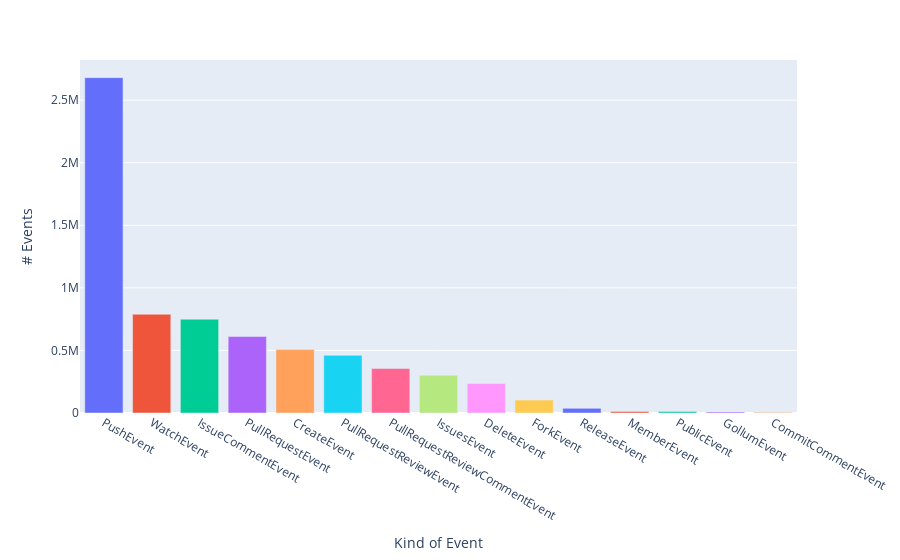

The cell this chart's notebook holds for it:
### Markdown cell above
### General Event Count Bar Chart
Let's generate a bar chart that visualizes the frequency of different event types using Plotly Express. The chart is created from a DataFrame containing event counts, with the event types represented on the x-axis and the number of occurrences on the y-axis.

- Data Source: The data used in this bar chart is derived from the `event_counts` DataFrame.
- Color Encoding: Each bar is colored based on the event type, allowing for easy differentiation between different types of events.
- Labels: The y-axis is labeled as # Events, representing the count of each event type, and the x-axis is labeled as Kind of Event to specify the types of events being counted.

### Code cell
fig_ec = px.bar(
    data_frame=event_counts.to_frame(),
    color=event_counts.to_frame().index,
    labels={
                     "value": "# Events",
                     "event_type": "Kind of Event"
                 },
)
fig_ec.update_layout(showlegend=False)
fig_ec.write_image("general_eventcount.png")
fig_ec

### Figure 1 — Plotly figure (JSON) as saved in the notebook; plotly's stock layout.template omitted (floating-point values rounded to 4 significant figures)
{"data": [{"alignmentgroup": "True", "hovertemplate": "Kind of Event=%{x}<br># Events=%{y}<extra></extra>", "legendgroup": "PushEvent", "marker": {"color": "#636efa", "pattern": {"shape": ""}}, "name": "PushEvent", "offsetgroup": "PushEvent", "orientation": "v", "showlegend": true, "textposition": "auto", "type": "bar", "x": ["PushEvent"], "xaxis": "x", "y": [2679758], "yaxis": "y"}, {"alignmentgroup": "True", "hovertemplate": "Kind of Event=%{x}<br># Events=%{y}<extra></extra>", "legendgroup": "WatchEvent", "marker": {"color": "#EF553B", "pattern": {"shape": ""}}, "name": "WatchEvent", "offsetgroup": "WatchEvent", "orientation": "v", "showlegend": true, "textposition": "auto", "type": "bar", "x": ["WatchEvent"], "xaxis": "x", "y": [789153], "yaxis": "y"}, {"alignmentgroup": "True", "hovertemplate": "Kind of Event=%{x}<br># Events=%{y}<extra></extra>", "legendgroup": "IssueCommentEvent", "marker": {"color": "#00cc96", "pattern": {"shape": ""}}, "name": "IssueCommentEvent", "offsetgroup": "IssueCommentEvent", "orientation": "v", "showlegend": true, "textposition": "auto", "type": "bar", "x": ["IssueCommentEvent"], "xaxis": "x", "y": [749246], "yaxis": "y"}, {"alignmentgroup": "True", "hovertemplate": "Kind of Event=%{x}<br># Events=%{y}<extra></extra>", "legendgroup": "PullRequestEvent", "marker": {"color": "#ab63fa", "pattern": {"shape": ""}}, "name": "PullRequestEvent", "offsetgroup": "PullRequestEvent", "orientation": "v", "showlegend": true, "textposition": "auto", "type": "bar", "x": ["PullRequestEvent"], "xaxis": "x", "y": [610980], "yaxis": "y"}, {"alignmentgroup": "True", "hovertemplate": "Kind of Event=%{x}<br># Events=%{y}<extra></extra>", "legendgroup": "CreateEvent", "marker": {"color": "#FFA15A", "pattern": {"shape": ""}}, "name": "CreateEvent", "offsetgroup": "CreateEvent", "orientation": "v", "showlegend": true, "textposition": "auto", "type": "bar", "x": ["CreateEvent"], "xaxis": "x", "y": [507028], "yaxis": "y"}, {"alignmentgroup": "True", "hovertemplate": "Kind of Event=%{x}<br># Events=%{y}<extra></extra>", "legendgroup": "PullRequestReviewEvent", "marker": {"color": "#19d3f3", "pattern": {"shape": ""}}, "name": "PullRequestReviewEvent", "offsetgroup": "PullRequestReviewEvent", "orientation": "v", "showlegend": true, "textposition": "auto", "type": "bar", "x": ["PullRequestReviewEvent"], "xaxis": "x", "y": [460847], "yaxis": "y"}, {"alignmentgroup": "True", "hovertemplate": "Kind of Event=%{x}<br># Events=%{y}<extra></extra>", "legendgroup": "PullRequestReviewCommentEvent", "marker": {"color": "#FF6692", "pattern": {"shape": ""}}, "name": "PullRequestReviewCommentEvent", "offsetgroup": "PullRequestReviewCommentEvent", "orientation": "v", "showlegend": true, "textposition": "auto", "type": "bar", "x": ["PullRequestReviewCommentEvent"], "xaxis": "x", "y": [355353], "yaxis": "y"}, {"alignmentgroup": "True", "hovertemplate": "Kind of Event=%{x}<br># Events=%{y}<extra></extra>", "legendgroup": "IssuesEvent", "marker": {"color": "#B6E880", "pattern": {"shape": ""}}, "name": "IssuesEvent", "offsetgroup": "IssuesEvent", "orientation": "v", "showlegend": true, "textposition": "auto", "type": "bar", "x": ["IssuesEvent"], "xaxis": "x", "y": [302394], "yaxis": "y"}, {"alignmentgroup": "True", "hovertemplate": "Kind of Event=%{x}<br># Events=%{y}<extra></extra>", "legendgroup": "DeleteEvent", "marker": {"color": "#FF97FF", "pattern": {"shape": ""}}, "name": "DeleteEvent", "offsetgroup": "DeleteEvent", "orientation": "v", "showlegend": true, "textposition": "auto", "type": "bar", "x": ["DeleteEvent"], "xaxis": "x", "y": [236347], "yaxis": "y"}, {"alignmentgroup": "True", "hovertemplate": "Kind of Event=%{x}<br># Events=%{y}<extra></extra>", "legendgroup": "ForkEvent", "marker": {"color": "#FECB52", "pattern": {"shape": ""}}, "name": "ForkEvent", "offsetgroup": "ForkEvent", "orientation": "v", "showlegend": true, "textposition": "auto", "type": "bar", "x": ["ForkEvent"], "xaxis": "x", "y": [103921], "yaxis": "y"}, {"alignmentgroup": "True", "hovertemplate": "Kind of Event=%{x}<br># Events=%{y}<extra></extra>", "legendgroup": "ReleaseEvent", "marker": {"color": "#636efa", "pattern": {"shape": ""}}, "name": "ReleaseEvent", "offsetgroup": "ReleaseEvent", "orientation": "v", "showlegend": true, "textposition": "auto", "type": "bar", "x": ["ReleaseEvent"], "xaxis": "x", "y": [37033], "yaxis": "y"}, {"alignmentgroup": "True", "hovertemplate": "Kind of Event=%{x}<br># Events=%{y}<extra></extra>", "legendgroup": "MemberEvent", "marker": {"color": "#EF553B", "pattern": {"shape": ""}}, "name": "MemberEvent", "offsetgroup": "MemberEvent", "orientation": "v", "showlegend": true, "textposition": "auto", "type": "bar", "x": ["MemberEvent"], "xaxis": "x", "y": [11650], "yaxis": "y"}, {"alignmentgroup": "True", "hovertemplate": "Kind of Event=%{x}<br># Events=%{y}<extra></extra>", "legendgroup": "PublicEvent", "marker": {"color": "#00cc96", "pattern": {"shape": ""}}, "name": "PublicEvent", "offsetgroup": "PublicEvent", "orientation": "v", "showlegend": true, "textposition": "auto", "type": "bar", "x": ["PublicEvent"], "xaxis": "x", "y": [11511], "yaxis": "y"}, {"alignmentgroup": "True", "hovertemplate": "Kind of Event=%{x}<br># Events=%{y}<extra></extra>", "legendgroup": "GollumEvent", "marker": {"color": "#ab63fa", "pattern": {"shape": ""}}, "name": "GollumEvent", "offsetgroup": "GollumEvent", "orientation": "v", "showlegend": true, "textposition": "auto", "type": "bar", "x": ["GollumEvent"], "xaxis": "x", "y": [8681], "yaxis": "y"}, {"alignmentgroup": "True", "hovertemplate": "Kind of Event=%{x}<br># Events=%{y}<extra></extra>", "legendgroup": "CommitCommentEvent", "marker": {"color": "#FFA15A", "pattern": {"shape": ""}}, "name": "CommitCommentEvent", "offsetgroup": "CommitCommentEvent", "orientation": "v", "showlegend": true, "textposition": "auto", "type": "bar", "x": ["CommitCommentEvent"], "xaxis": "x", "y": [5007], "yaxis": "y"}], "layout": {"barmode": "relative", "legend": {"title": {"text": "Kind of Event"}, "tracegroupgap": 0}, "margin": {"t": 60}, "showlegend": false, "xaxis": {"anchor": "y", "categoryarray": ["PushEvent", "WatchEvent", "IssueCommentEvent", "PullRequestEvent", "CreateEvent", "PullRequestReviewEvent", "PullRequestReviewCommentEvent", "IssuesEvent", "DeleteEvent", "ForkEvent", "ReleaseEvent", "MemberEvent", "PublicEvent", "GollumEvent", "CommitCommentEvent"], "categoryorder": "array", "domain": [0, 1], "title": {"text": "Kind of Event"}}, "yaxis": {"anchor": "x", "domain": [0, 1], "title": {"text": "# Events"}}}}
